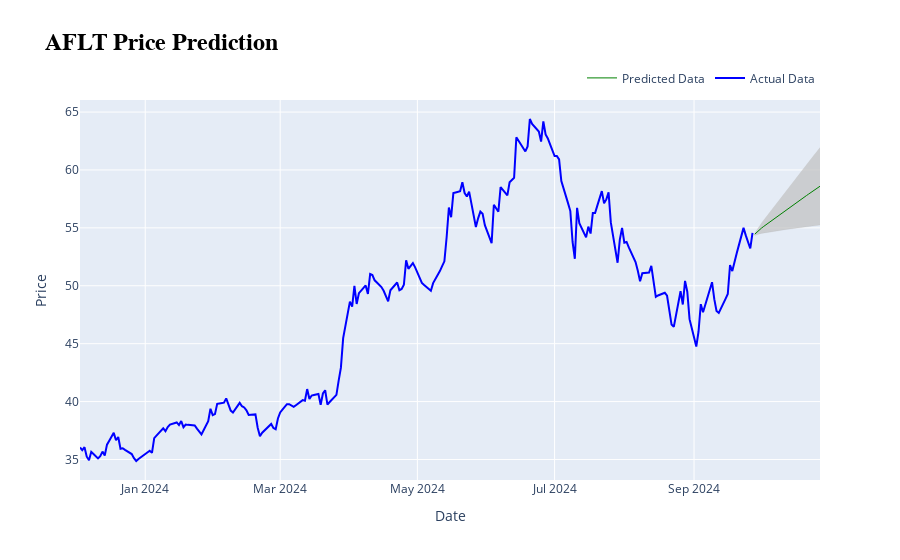

The cell this chart's notebook holds for it:
### Code cell
# Function for visualization using plotly
def plot_stock_prediction(stock_df, predicted_df, window=50, stock_symbol='Stock'):

    # Calculate the moving average
    rolling_mean = stock_df['Price'].rolling(window=window).mean()
    
    # Creating a model training schedule
    trace1 = go.Scatter(
        x=stock_df.index,
        y=stock_df['Price'],
        mode='lines',
        name='Actual Data',
        line=dict(color='blue')
    )
    
    # Creating a graph of predicted data
    trace2 = go.Scatter(
        x=predicted_df.index,
        y=predicted_df['Price'],
        mode='lines',
        name='Predicted Data',
        line=dict(color='green', width=1)
    )

    # Moving Average chart
    trace3 = go.Scatter(
        x=stock_df.index,
        y=rolling_mean,
        mode='lines',
        name=f'Moving Average ({window})',
        line=dict(color='red', width=1)
    )

    # Lower Bound Graph
    trace_lower_bound = go.Scatter(
        x=predicted_df.index,
        y=predicted_df['lower_bound'],
        mode='lines',
        name='Lower Bound',
        line=dict(color='gray', width=0.1),
        showlegend=False
    )

    # Top border plot with gray fill
    trace_upper_bound = go.Scatter(
        x=predicted_df.index,
        y=predicted_df['upper_bound'],
        mode='lines',
        name='Upper Bound',
        line=dict(color='gray', width=0.01),
        fill='tonexty',  # Fill the space between the top and bottom borders
        fillcolor='rgba(192, 192, 192, 0.7)',  # Gray color with transparency
        showlegend=False
    )

    # Axes and title
    layout = go.Layout(
        title={
            'text': f'{stock_symbol} Price Prediction',
            'font': dict(size=24, family="Arial", color="black", weight="bold")
        },
        xaxis=dict(title='Date'),
        yaxis=dict(
            title='Price',
            side='left',
            overlaying='y',
        ),
        legend=dict(
            orientation="h",
            yanchor="bottom",
            y=1.02,
            xanchor="right",
            x=1)
    )
    
    # # Assembling the graph
    fig = go.Figure(data=[trace1, trace_lower_bound, trace_upper_bound, trace2], layout=layout)

    # Displaying the graph
    pio.show(fig)

num_last_preiods = 300
plot_stock_prediction(stock_df[-num_last_preiods:], predicted_df, window=50, stock_symbol=stock_symbol)

### Figure 1 — Plotly figure (JSON) as saved in the notebook; plotly's stock layout.template omitted (floating-point values rounded to 4 significant figures; data arrays with more than 128 entries replaced by an {"elided": "..."} marker saying what was removed)
{"data": [{"line": {"color": "blue"}, "mode": "lines", "name": "Actual Data", "type": "scatter", "x": {"elided": "300 str values"}, "y": {"elided": "300 float values"}}, {"line": {"color": "gray", "width": 0.1}, "mode": "lines", "name": "Lower Bound", "showlegend": false, "type": "scatter", "x": ["2024-09-28T00:00:00", "2024-09-29T00:00:00", "2024-09-30T00:00:00", "2024-10-01T00:00:00", "2024-10-02T00:00:00", "2024-10-03T00:00:00", "2024-10-04T00:00:00", "2024-10-05T00:00:00", "2024-10-06T00:00:00", "2024-10-07T00:00:00", "2024-10-08T00:00:00", "2024-10-09T00:00:00", "2024-10-10T00:00:00", "2024-10-11T00:00:00", "2024-10-12T00:00:00", "2024-10-13T00:00:00", "2024-10-14T00:00:00", "2024-10-15T00:00:00", "2024-10-16T00:00:00", "2024-10-17T00:00:00", "2024-10-18T00:00:00", "2024-10-19T00:00:00", "2024-10-20T00:00:00", "2024-10-21T00:00:00", "2024-10-22T00:00:00", "2024-10-23T00:00:00", "2024-10-24T00:00:00", "2024-10-25T00:00:00", "2024-10-26T00:00:00", "2024-10-27T00:00:00"], "y": [54.33, 54.42, 54.48, 54.52, 54.56, 54.59, 54.62, 54.65, 54.68, 54.71, 54.74, 54.77, 54.8, 54.83, 54.86, 54.89, 54.92, 54.95, 54.97, 55.0, 55.03, 55.05, 55.08, 55.11, 55.13, 55.15, 55.18, 55.2, 55.22, 55.24]}, {"fill": "tonexty", "fillcolor": "rgba(192, 192, 192, 0.7)", "line": {"color": "gray", "width": 0.01}, "mode": "lines", "name": "Upper Bound", "showlegend": false, "type": "scatter", "x": ["2024-09-28T00:00:00", "2024-09-29T00:00:00", "2024-09-30T00:00:00", "2024-10-01T00:00:00", "2024-10-02T00:00:00", "2024-10-03T00:00:00", "2024-10-04T00:00:00", "2024-10-05T00:00:00", "2024-10-06T00:00:00", "2024-10-07T00:00:00", "2024-10-08T00:00:00", "2024-10-09T00:00:00", "2024-10-10T00:00:00", "2024-10-11T00:00:00", "2024-10-12T00:00:00", "2024-10-13T00:00:00", "2024-10-14T00:00:00", "2024-10-15T00:00:00", "2024-10-16T00:00:00", "2024-10-17T00:00:00", "2024-10-18T00:00:00", "2024-10-19T00:00:00", "2024-10-20T00:00:00", "2024-10-21T00:00:00", "2024-10-22T00:00:00", "2024-10-23T00:00:00", "2024-10-24T00:00:00", "2024-10-25T00:00:00", "2024-10-26T00:00:00", "2024-10-27T00:00:00"], "y": [54.58, 54.9, 55.17, 55.44, 55.7, 55.95, 56.21, 56.46, 56.71, 56.96, 57.22, 57.47, 57.72, 57.97, 58.23, 58.48, 58.73, 58.98, 59.23, 59.48, 59.73, 59.98, 60.23, 60.48, 60.72, 60.97, 61.22, 61.46, 61.71, 61.95]}, {"line": {"color": "green", "width": 1}, "mode": "lines", "name": "Predicted Data", "type": "scatter", "x": ["2024-09-28T00:00:00", "2024-09-29T00:00:00", "2024-09-30T00:00:00", "2024-10-01T00:00:00", "2024-10-02T00:00:00", "2024-10-03T00:00:00", "2024-10-04T00:00:00", "2024-10-05T00:00:00", "2024-10-06T00:00:00", "2024-10-07T00:00:00", "2024-10-08T00:00:00", "2024-10-09T00:00:00", "2024-10-10T00:00:00", "2024-10-11T00:00:00", "2024-10-12T00:00:00", "2024-10-13T00:00:00", "2024-10-14T00:00:00", "2024-10-15T00:00:00", "2024-10-16T00:00:00", "2024-10-17T00:00:00", "2024-10-18T00:00:00", "2024-10-19T00:00:00", "2024-10-20T00:00:00", "2024-10-21T00:00:00", "2024-10-22T00:00:00", "2024-10-23T00:00:00", "2024-10-24T00:00:00", "2024-10-25T00:00:00", "2024-10-26T00:00:00", "2024-10-27T00:00:00"], "y": [54.46, 54.66, 54.83, 54.98, 55.13, 55.27, 55.42, 55.56, 55.7, 55.84, 55.98, 56.12, 56.26, 56.4, 56.54, 56.68, 56.82, 56.96, 57.1, 57.24, 57.38, 57.52, 57.65, 57.79, 57.93, 58.06, 58.2, 58.33, 58.46, 58.6]}], "layout": {"legend": {"orientation": "h", "x": 1, "xanchor": "right", "y": 1.02, "yanchor": "bottom"}, "title": {"font": {"color": "black", "family": "Arial", "size": 24, "weight": "bold"}, "text": "AFLT Price Prediction"}, "xaxis": {"title": {"text": "Date"}}, "yaxis": {"overlaying": "y", "side": "left", "title": {"text": "Price"}}}}
